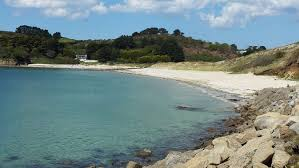
#> input picture Data/Mer/aaaaa.jpeg, 299 x 168 px
$ python ImgFunc.py
#> lines starting #> are read from the running program, lines starting #| are printed output that depends on the picture
#> further down, img is the input picture: PIL image 299x168 RGB; mean R, G, B 116.4, 136.1, 136.1
#| JPEG (299, 168) RGB
import sys
from PIL import Image

#prend en argument le chemin d'une image et retourne son negatif
def negativeMode(path):
#> called with path = './Data/Mer/aaaaa.jpeg'
    img = Image.open(path)
    imgN = Image.new(img.mode, img.size)
#> imgN: PIL image 299x168 RGB; every value is 0
    colonne, ligne = imgN.size
#> colonne = 299; ligne = 168
    for i in range(ligne):
        for j in range(colonne):
            pixel = img.getpixel((j,i))
            p = (255-pixel[0], 255-pixel[1], 255-pixel[2])
            imgN.putpixel((j,i),p)
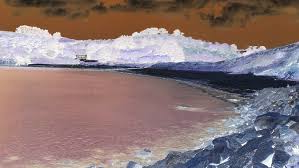
#> imgN: PIL image 299x168 RGB; mean R, G, B 138.6, 118.9, 118.9
    return imgN;
    import os;

#prend en argument le chemin d'une image et renvoi cette image dans sons sens inverse x->y => y->x
def miroir(path):
    img = Image.open(path)
    imgM = Image.new(img.mode, img.size)
    colonne, ligne = imgM.size
    for i in range(ligne):
        for j in range(colonne):
            pixel = img.getpixel((j,i))
            imgM.putpixel((colonne-j-1,i),pixel)
    return imgM;

#create nb rotated samples of the image img
def createRotatedSamples(img, nb):
    nbrotates=360/nb
    k=0
    r=0
    while(k<nb-1):
        r = r+nbrotates
        imgF = img.rotate(r, Image.BICUBIC, True)
        name = "hawkeye"+str(r)+".jpg"
        imgF.save('output/'+name)
        k=k+1

#Retourne un vecteur contenant les pourcentage RGB de l'image passé en argument
def getColorRates(img):
    column, line = img.size
#> column = 299; line = 168
    p1 = 0
    p2 = 0
    p3 = 0
    p4 = 0
    for i in range(1):
        for j in range(10):
            pixel = img.getpixel((j,i))
            p1 = p1+pixel[0]
            p2 = p2+pixel[1]
            p3 = p3+pixel[2]
#> after the loop, p1 = 1452; p2 = 1764; p3 = 2087

    p4 = p1+p2+p3
#> p4 = 5303
    per1 = int((p1/p4)*10000)/100
#> per1 = 27.38
    per2 = int((p2/p4)*10000)/100
#> per2 = 33.26
    per3 = int((p3/p4)*10000)/100
#> per3 = 39.35
    return [per1, per2, per3]

#************************************************************************#

# ouverture du fichier image
ImageFile = './Data/Mer/aaaaa.jpeg'
try:
  img = Image.open(ImageFile)
except IOError:
  print('Erreur sur ouverture du fichier ' + ImageFile)
  sys.exit(1)
# affichage des caractéristiques de l'image
print(img.format,img.size, img.mode)
# affichage de l'image
#img.show()

#negatif de l'Image
imgN = negativeMode(ImageFile)
# [9 lines of commented-out code are left out]
vec = getColorRates(img)
#> vec = [27.38, 33.26, 39.35]
print("R: "+str(vec[0])+" G: "+str(vec[1])+" B: "+str(vec[2]))
#| R: 27.38 G: 33.26 B: 39.35


# fermeture du fichier image
img.close()

$ run again, with Data/Mer/bdbdb.jpegMirr.jpeg copied over Data/Mer/aaaaa.jpeg
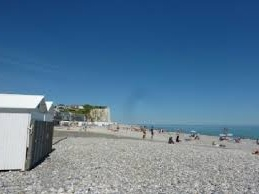
#> input picture Data/Mer/bdbdb.jpegMirr.jpeg, 259 x 194 px
#> img is the input picture: PIL image 259x194 RGB; mean R, G, B 91.6, 122.8, 149.9
#| JPEG (259, 194) RGB
#> after the loop in negativeMode, `for i in range(ligne):`:
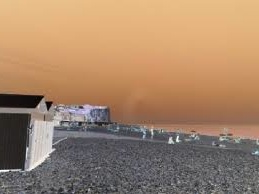
#> imgN: PIL image 259x194 RGB; mean R, G, B 163.4, 132.2, 105.1
#> after the loop in getColorRates, `for i in range(1):`: p1 = 226; p2 = 616; p3 = 1140
#> p4 = 1982
#> per1 = 11.4
#> per2 = 31.07
#> per3 = 57.51
#> vec = [11.4, 31.07, 57.51]
#| R: 11.4 G: 31.07 B: 57.51

$ run again, with Data/Mer/bsurf5.jpegMirr.jpeg copied over Data/Mer/aaaaa.jpeg
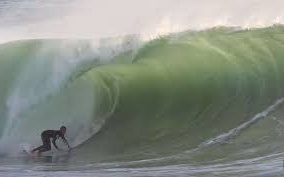
#> input picture Data/Mer/bsurf5.jpegMirr.jpeg, 284 x 177 px
#> img is the input picture: PIL image 284x177 RGB; mean R, G, B 134.9, 141.5, 131.3
#| JPEG (284, 177) RGB
#> after the loop in negativeMode, `for i in range(ligne):`:
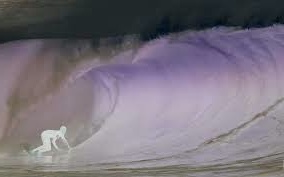
#> imgN: PIL image 284x177 RGB; mean R, G, B 120.1, 113.5, 123.7
#> after the loop in getColorRates, `for i in range(1):`: p1 = 1495; p2 = 1555; p3 = 1675
#> p4 = 4725
#> per1 = 31.64
#> per2 = 32.91
#> per3 = 35.44
#> vec = [31.64, 32.91, 35.44]
#| R: 31.64 G: 32.91 B: 35.44

$ run again, with Data/Mer/bsurfmm.jpeg copied over Data/Mer/aaaaa.jpeg
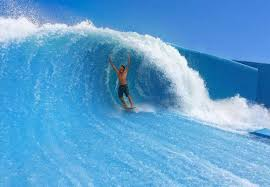
#> input picture Data/Mer/bsurfmm.jpeg, 270 x 187 px
#> img is the input picture: PIL image 270x187 RGB; mean R, G, B 91.7, 160.7, 210.2
#| JPEG (270, 187) RGB
#> after the loop in negativeMode, `for i in range(ligne):`:
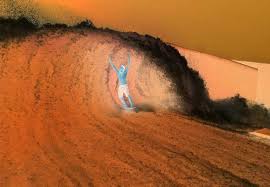
#> imgN: PIL image 270x187 RGB; mean R, G, B 163.3, 94.3, 44.8
#> after the loop in getColorRates, `for i in range(1):`: p1 = 1034; p2 = 1496; p3 = 2145
#> p4 = 4675
#> per1 = 22.11
#> per2 = 32
#> per3 = 45.88
#> vec = [22.11, 32, 45.88]
#| R: 22.11 G: 32.0 B: 45.88
